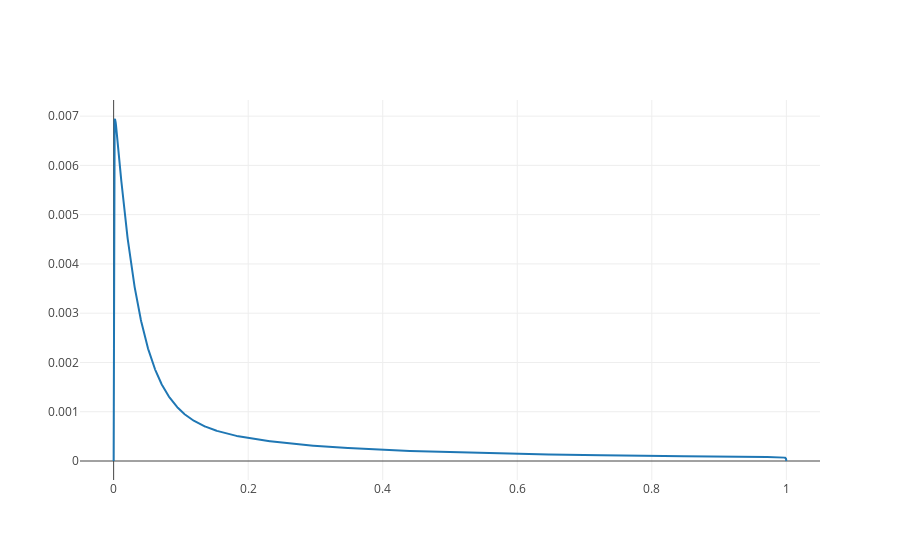

Source (notebook cell):
### Code cell
fig= [go.Scatter(
    x= np.linspace(0,1,freq_matrix.shape[0]),
    y= seg_total_matrix
)]

layout= go.Layout(
    xaxis= dict(
        range= [-0.05,1.05]
    )
)

figure= go.Figure(data= fig,layout= layout)
iplot(figure)

### Figure 1 — Plotly figure (JSON) as saved in the notebook; plotly's stock layout.template omitted (floating-point values rounded to 4 significant figures; data arrays with more than 128 entries replaced by an {"elided": "..."} marker saying what was removed)
{"data": [{"type": "scatter", "uid": "46b35f55-c29e-4f97-9321-d2089a00d938", "x": {"elided": "2000 float values"}, "y": {"elided": "2000 float values"}}], "layout": {"xaxis": {"range": [-0.05, 1.05]}}}
